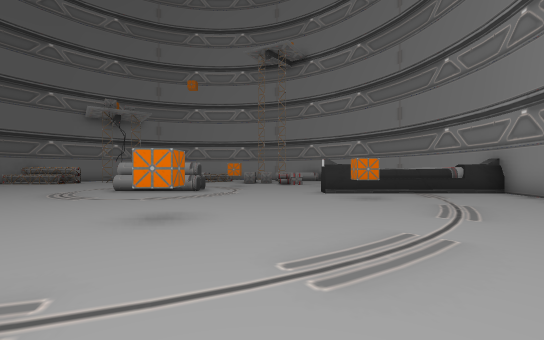
View 1 (above)

16 first-person views from a walk through a 3-D level made in the Unity game engine. The camera is 1.3 m above the floor, looks level and sees 90° across. The floor is counted in squares, 2 m on a side. Each view is taken from the middle of a square. On the plan, view 1 faces up. The plan holds only what a view shows up to about 9 squares ahead; the rest is blank. The place goes on beyond the plan. The player is left out. Some animated figures are not drawn.

View 2
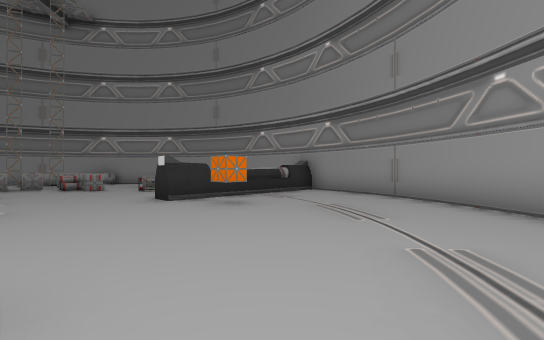

View 3
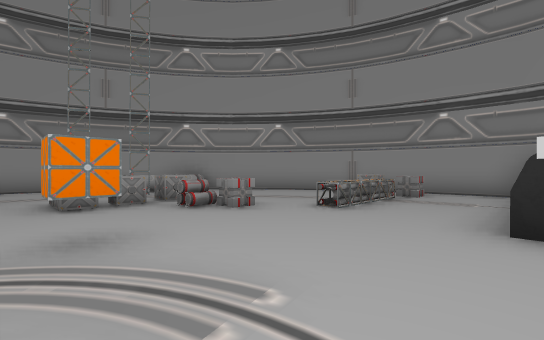

View 4
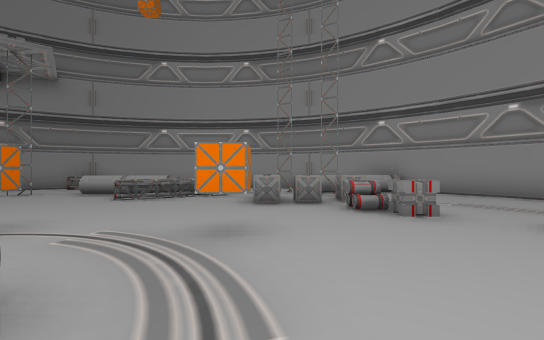

View 5
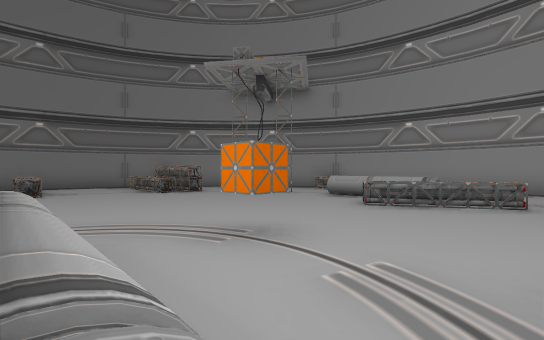

View 6
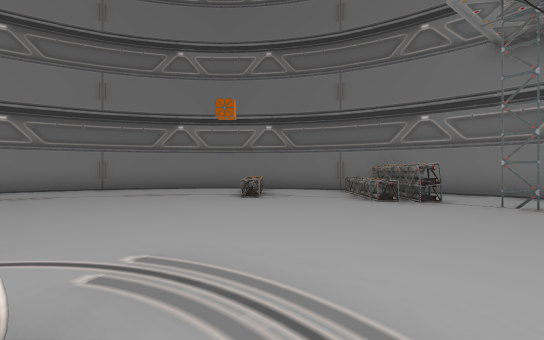

View 7
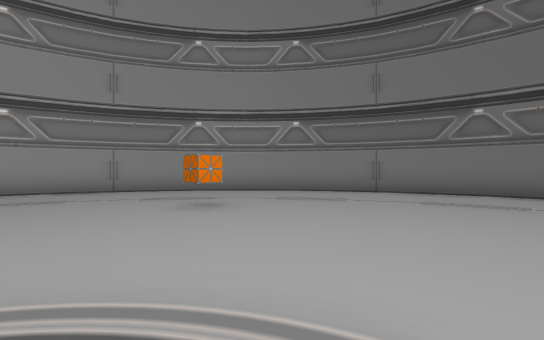

View 8
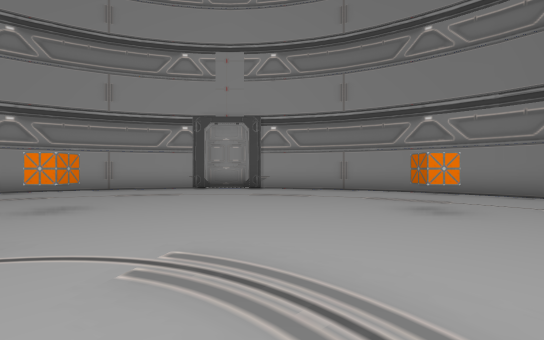

View 9
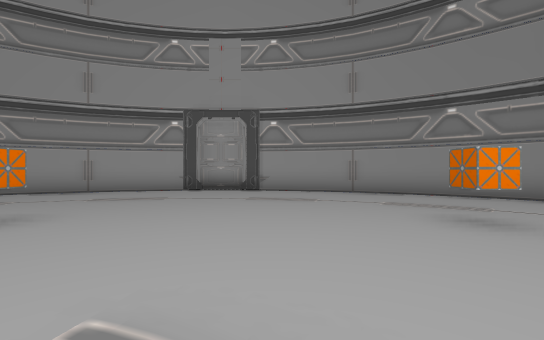

View 10
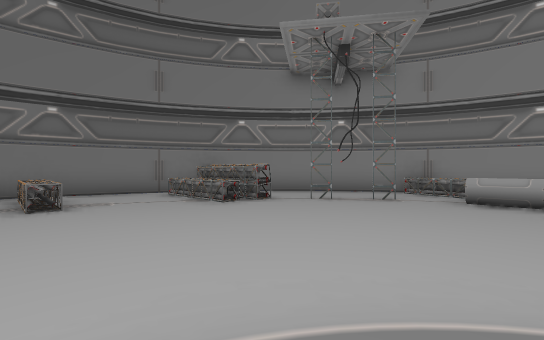

View 11
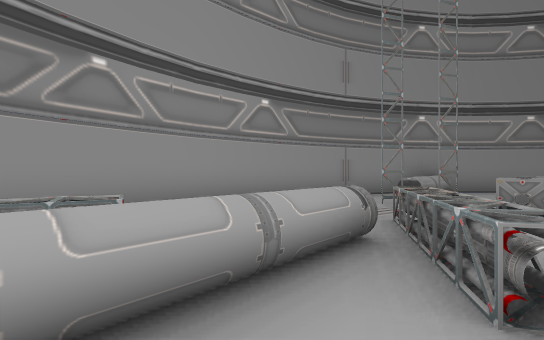

View 12
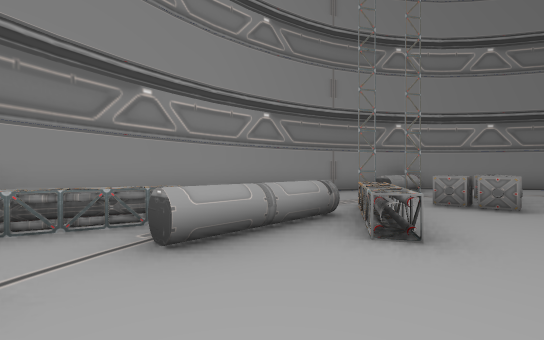

View 13
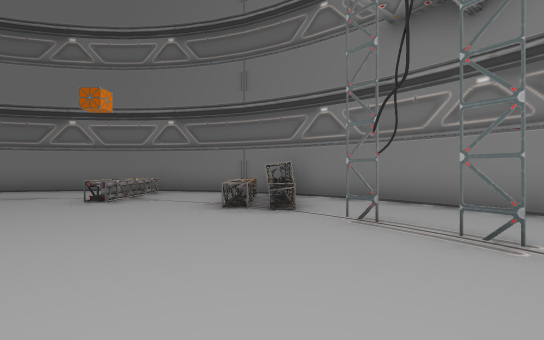

View 14
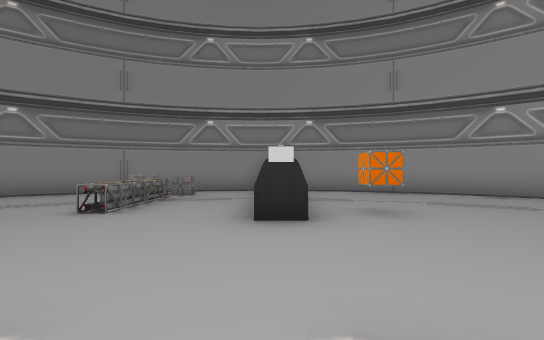

View 15
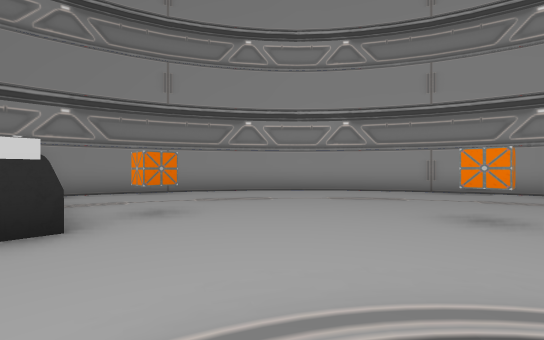

View 16
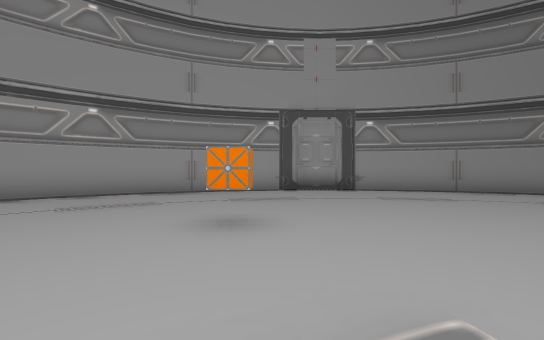

### Floor plan
Key: @ floor where view 1 was taken; # wall or solid block; . floor; = window, fence, low wall or low ledge; ^ raised ledge; O other object.
Columns run from 14 left of view 1 to 7 right of it. Each row starts with its distance up from view 1.
 19          #####
 18      ####   .####
 17     ##.^^   ....#
 16    ##...=. ....^^##
 15   ##....^^^^......##
 14   #...#...^..OOO...##
 13  #^^^.........O.....#
 12 ##.............O....#
 11 #.........O..O..=^^O##
 10 #..................O.#
  9 ##^^......##.........#
  8 #...............#^^^##
  7 #....................#
  6 #...............O....#
  5 ##..................#
  4  #....O......O......#
  3  ##................##
  2   #................#
  1    #..............#
  0     ##........@.##
 -1      ###......###
 -2        ########

Positions as (right, up) in squares from view 1, and headings:
1: (0, 0), facing up
2: (-1, 2), facing up-right
3: (-2, 8), facing up-right
4: (-1, 8), facing up
5: (-2, 9), facing up-left
6: (-4, 10), facing left
7: (-5, 8), facing down-left
8: (-5, 8), facing down
9: (-5, 7), facing down
10: (-5, 9), facing up-left
11: (-6, 14), facing up-right
12: (-7, 13), facing up-right
13: (-5, 13), facing left
14: (-2, 8), facing right
15: (-2, 8), facing down-right
16: (-2, 7), facing down
